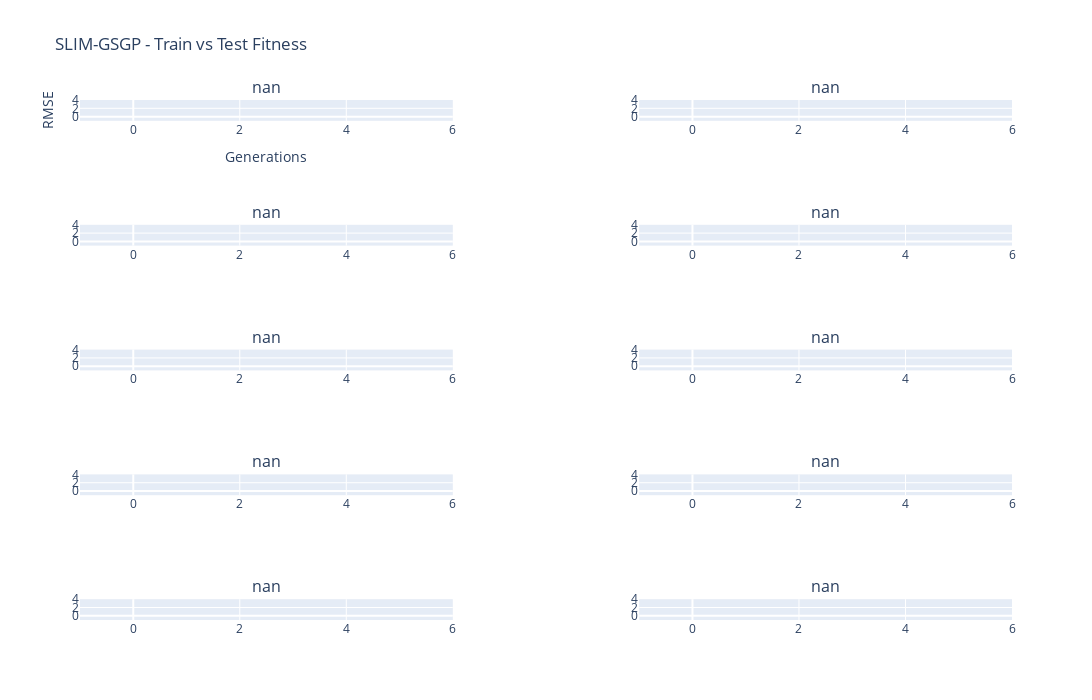

Notebook code for this chart:
### Markdown cell above
## Brief Bloat and Overfitting Discussion 

- 

-

### Code cell
fit_or_size_per_comb(k_outer,MODEL_NAME)

### Figure 1 — Plotly figure (JSON) as saved in the notebook; plotly's stock layout.template omitted (floating-point values rounded to 4 significant figures)
{"data": [{"line": {"color": "blue"}, "mode": "lines", "name": "Train", "showlegend": true, "type": "scatter", "x": [], "xaxis": "x", "y": [], "yaxis": "y"}, {"line": {"width": 0}, "mode": "lines", "name": "+1 std Train", "showlegend": false, "type": "scatter", "x": [], "xaxis": "x", "y": [], "yaxis": "y"}, {"fill": "tonexty", "fillcolor": "rgba(0,0,255,0.1)", "line": {"width": 0}, "mode": "lines", "name": "-1 std Train", "showlegend": false, "type": "scatter", "x": [], "xaxis": "x", "y": [], "yaxis": "y"}, {"line": {"color": "orange"}, "mode": "lines", "name": "Validation", "showlegend": true, "type": "scatter", "x": [], "xaxis": "x", "y": [], "yaxis": "y"}, {"line": {"width": 0}, "mode": "lines", "name": "+1 std Val", "showlegend": false, "type": "scatter", "x": [], "xaxis": "x", "y": [], "yaxis": "y"}, {"fill": "tonexty", "fillcolor": "rgba(255,165,0,0.1)", "line": {"width": 0}, "mode": "lines", "name": "-1 std Val", "showlegend": false, "type": "scatter", "x": [], "xaxis": "x", "y": [], "yaxis": "y"}, {"line": {"color": "blue"}, "mode": "lines", "name": "Train", "showlegend": false, "type": "scatter", "x": [], "xaxis": "x2", "y": [], "yaxis": "y2"}, {"line": {"width": 0}, "mode": "lines", "name": "+1 std Train", "showlegend": false, "type": "scatter", "x": [], "xaxis": "x2", "y": [], "yaxis": "y2"}, {"fill": "tonexty", "fillcolor": "rgba(0,0,255,0.1)", "line": {"width": 0}, "mode": "lines", "name": "-1 std Train", "showlegend": false, "type": "scatter", "x": [], "xaxis": "x2", "y": [], "yaxis": "y2"}, {"line": {"color": "orange"}, "mode": "lines", "name": "Validation", "showlegend": false, "type": "scatter", "x": [], "xaxis": "x2", "y": [], "yaxis": "y2"}, {"line": {"width": 0}, "mode": "lines", "name": "+1 std Val", "showlegend": false, "type": "scatter", "x": [], "xaxis": "x2", "y": [], "yaxis": "y2"}, {"fill": "tonexty", "fillcolor": "rgba(255,165,0,0.1)", "line": {"width": 0}, "mode": "lines", "name": "-1 std Val", "showlegend": false, "type": "scatter", "x": [], "xaxis": "x2", "y": [], "yaxis": "y2"}, {"line": {"color": "blue"}, "mode": "lines", "name": "Train", "showlegend": false, "type": "scatter", "x": [], "xaxis": "x3", "y": [], "yaxis": "y3"}, {"line": {"width": 0}, "mode": "lines", "name": "+1 std Train", "showlegend": false, "type": "scatter", "x": [], "xaxis": "x3", "y": [], "yaxis": "y3"}, {"fill": "tonexty", "fillcolor": "rgba(0,0,255,0.1)", "line": {"width": 0}, "mode": "lines", "name": "-1 std Train", "showlegend": false, "type": "scatter", "x": [], "xaxis": "x3", "y": [], "yaxis": "y3"}, {"line": {"color": "orange"}, "mode": "lines", "name": "Validation", "showlegend": false, "type": "scatter", "x": [], "xaxis": "x3", "y": [], "yaxis": "y3"}, {"line": {"width": 0}, "mode": "lines", "name": "+1 std Val", "showlegend": false, "type": "scatter", "x": [], "xaxis": "x3", "y": [], "yaxis": "y3"}, {"fill": "tonexty", "fillcolor": "rgba(255,165,0,0.1)", "line": {"width": 0}, "mode": "lines", "name": "-1 std Val", "showlegend": false, "type": "scatter", "x": [], "xaxis": "x3", "y": [], "yaxis": "y3"}, {"line": {"color": "blue"}, "mode": "lines", "name": "Train", "showlegend": false, "type": "scatter", "x": [], "xaxis": "x4", "y": [], "yaxis": "y4"}, {"line": {"width": 0}, "mode": "lines", "name": "+1 std Train", "showlegend": false, "type": "scatter", "x": [], "xaxis": "x4", "y": [], "yaxis": "y4"}, {"fill": "tonexty", "fillcolor": "rgba(0,0,255,0.1)", "line": {"width": 0}, "mode": "lines", "name": "-1 std Train", "showlegend": false, "type": "scatter", "x": [], "xaxis": "x4", "y": [], "yaxis": "y4"}, {"line": {"color": "orange"}, "mode": "lines", "name": "Validation", "showlegend": false, "type": "scatter", "x": [], "xaxis": "x4", "y": [], "yaxis": "y4"}, {"line": {"width": 0}, "mode": "lines", "name": "+1 std Val", "showlegend": false, "type": "scatter", "x": [], "xaxis": "x4", "y": [], "yaxis": "y4"}, {"fill": "tonexty", "fillcolor": "rgba(255,165,0,0.1)", "line": {"width": 0}, "mode": "lines", "name": "-1 std Val", "showlegend": false, "type": "scatter", "x": [], "xaxis": "x4", "y": [], "yaxis": "y4"}, {"line": {"color": "blue"}, "mode": "lines", "name": "Train", "showlegend": false, "type": "scatter", "x": [], "xaxis": "x5", "y": [], "yaxis": "y5"}, {"line": {"width": 0}, "mode": "lines", "name": "+1 std Train", "showlegend": false, "type": "scatter", "x": [], "xaxis": "x5", "y": [], "yaxis": "y5"}, {"fill": "tonexty", "fillcolor": "rgba(0,0,255,0.1)", "line": {"width": 0}, "mode": "lines", "name": "-1 std Train", "showlegend": false, "type": "scatter", "x": [], "xaxis": "x5", "y": [], "yaxis": "y5"}, {"line": {"color": "orange"}, "mode": "lines", "name": "Validation", "showlegend": false, "type": "scatter", "x": [], "xaxis": "x5", "y": [], "yaxis": "y5"}, {"line": {"width": 0}, "mode": "lines", "name": "+1 std Val", "showlegend": false, "type": "scatter", "x": [], "xaxis": "x5", "y": [], "yaxis": "y5"}, {"fill": "tonexty", "fillcolor": "rgba(255,165,0,0.1)", "line": {"width": 0}, "mode": "lines", "name": "-1 std Val", "showlegend": false, "type": "scatter", "x": [], "xaxis": "x5", "y": [], "yaxis": "y5"}, {"line": {"color": "blue"}, "mode": "lines", "name": "Train", "showlegend": false, "type": "scatter", "x": [], "xaxis": "x6", "y": [], "yaxis": "y6"}, {"line": {"width": 0}, "mode": "lines", "name": "+1 std Train", "showlegend": false, "type": "scatter", "x": [], "xaxis": "x6", "y": [], "yaxis": "y6"}, {"fill": "tonexty", "fillcolor": "rgba(0,0,255,0.1)", "line": {"width": 0}, "mode": "lines", "name": "-1 std Train", "showlegend": false, "type": "scatter", "x": [], "xaxis": "x6", "y": [], "yaxis": "y6"}, {"line": {"color": "orange"}, "mode": "lines", "name": "Validation", "showlegend": false, "type": "scatter", "x": [], "xaxis": "x6", "y": [], "yaxis": "y6"}, {"line": {"width": 0}, "mode": "lines", "name": "+1 std Val", "showlegend": false, "type": "scatter", "x": [], "xaxis": "x6", "y": [], "yaxis": "y6"}, {"fill": "tonexty", "fillcolor": "rgba(255,165,0,0.1)", "line": {"width": 0}, "mode": "lines", "name": "-1 std Val", "showlegend": false, "type": "scatter", "x": [], "xaxis": "x6", "y": [], "yaxis": "y6"}, {"line": {"color": "blue"}, "mode": "lines", "name": "Train", "showlegend": false, "type": "scatter", "x": [], "xaxis": "x7", "y": [], "yaxis": "y7"}, {"line": {"width": 0}, "mode": "lines", "name": "+1 std Train", "showlegend": false, "type": "scatter", "x": [], "xaxis": "x7", "y": [], "yaxis": "y7"}, {"fill": "tonexty", "fillcolor": "rgba(0,0,255,0.1)", "line": {"width": 0}, "mode": "lines", "name": "-1 std Train", "showlegend": false, "type": "scatter", "x": [], "xaxis": "x7", "y": [], "yaxis": "y7"}, {"line": {"color": "orange"}, "mode": "lines", "name": "Validation", "showlegend": false, "type": "scatter", "x": [], "xaxis": "x7", "y": [], "yaxis": "y7"}, {"line": {"width": 0}, "mode": "lines", "name": "+1 std Val", "showlegend": false, "type": "scatter", "x": [], "xaxis": "x7", "y": [], "yaxis": "y7"}, {"fill": "tonexty", "fillcolor": "rgba(255,165,0,0.1)", "line": {"width": 0}, "mode": "lines", "name": "-1 std Val", "showlegend": false, "type": "scatter", "x": [], "xaxis": "x7", "y": [], "yaxis": "y7"}, {"line": {"color": "blue"}, "mode": "lines", "name": "Train", "showlegend": false, "type": "scatter", "x": [], "xaxis": "x8", "y": [], "yaxis": "y8"}, {"line": {"width": 0}, "mode": "lines", "name": "+1 std Train", "showlegend": false, "type": "scatter", "x": [], "xaxis": "x8", "y": [], "yaxis": "y8"}, {"fill": "tonexty", "fillcolor": "rgba(0,0,255,0.1)", "line": {"width": 0}, "mode": "lines", "name": "-1 std Train", "showlegend": false, "type": "scatter", "x": [], "xaxis": "x8", "y": [], "yaxis": "y8"}, {"line": {"color": "orange"}, "mode": "lines", "name": "Validation", "showlegend": false, "type": "scatter", "x": [], "xaxis": "x8", "y": [], "yaxis": "y8"}, {"line": {"width": 0}, "mode": "lines", "name": "+1 std Val", "showlegend": false, "type": "scatter", "x": [], "xaxis": "x8", "y": [], "yaxis": "y8"}, {"fill": "tonexty", "fillcolor": "rgba(255,165,0,0.1)", "line": {"width": 0}, "mode": "lines", "name": "-1 std Val", "showlegend": false, "type": "scatter", "x": [], "xaxis": "x8", "y": [], "yaxis": "y8"}, {"line": {"color": "blue"}, "mode": "lines", "name": "Train", "showlegend": false, "type": "scatter", "x": [], "xaxis": "x9", "y": [], "yaxis": "y9"}, {"line": {"width": 0}, "mode": "lines", "name": "+1 std Train", "showlegend": false, "type": "scatter", "x": [], "xaxis": "x9", "y": [], "yaxis": "y9"}, {"fill": "tonexty", "fillcolor": "rgba(0,0,255,0.1)", "line": {"width": 0}, "mode": "lines", "name": "-1 std Train", "showlegend": false, "type": "scatter", "x": [], "xaxis": "x9", "y": [], "yaxis": "y9"}, {"line": {"color": "orange"}, "mode": "lines", "name": "Validation", "showlegend": false, "type": "scatter", "x": [], "xaxis": "x9", "y": [], "yaxis": "y9"}, {"line": {"width": 0}, "mode": "lines", "name": "+1 std Val", "showlegend": false, "type": "scatter", "x": [], "xaxis": "x9", "y": [], "yaxis": "y9"}, {"fill": "tonexty", "fillcolor": "rgba(255,165,0,0.1)", "line": {"width": 0}, "mode": "lines", "name": "-1 std Val", "showlegend": false, "type": "scatter", "x": [], "xaxis": "x9", "y": [], "yaxis": "y9"}, {"line": {"color": "blue"}, "mode": "lines", "name": "Train", "showlegend": false, "type": "scatter", "x": [], "xaxis": "x10", "y": [], "yaxis": "y10"}, {"line": {"width": 0}, "mode": "lines", "name": "+1 std Train", "showlegend": false, "type": "scatter", "x": [], "xaxis": "x10", "y": [], "yaxis": "y10"}, {"fill": "tonexty", "fillcolor": "rgba(0,0,255,0.1)", "line": {"width": 0}, "mode": "lines", "name": "-1 std Train", "showlegend": false, "type": "scatter", "x": [], "xaxis": "x10", "y": [], "yaxis": "y10"}, {"line": {"color": "orange"}, "mode": "lines", "name": "Validation", "showlegend": false, "type": "scatter", "x": [], "xaxis": "x10", "y": [], "yaxis": "y10"}, {"line": {"width": 0}, "mode": "lines", "name": "+1 std Val", "showlegend": false, "type": "scatter", "x": [], "xaxis": "x10", "y": [], "yaxis": "y10"}, {"fill": "tonexty", "fillcolor": "rgba(255,165,0,0.1)", "line": {"width": 0}, "mode": "lines", "name": "-1 std Val", "showlegend": false, "type": "scatter", "x": [], "xaxis": "x10", "y": [], "yaxis": "y10"}], "layout": {"annotations": [{"font": {"size": 16}, "showarrow": false, "text": "nan", "x": 0.2, "xanchor": "center", "xref": "paper", "y": 1, "yanchor": "bottom", "yref": "paper"}, {"font": {"size": 16}, "showarrow": false, "text": "nan", "x": 0.8, "xanchor": "center", "xref": "paper", "y": 1, "yanchor": "bottom", "yref": "paper"}, {"font": {"size": 16}, "showarrow": false, "text": "nan", "x": 0.2, "xanchor": "center", "xref": "paper", "y": 0.76, "yanchor": "bottom", "yref": "paper"}, {"font": {"size": 16}, "showarrow": false, "text": "nan", "x": 0.8, "xanchor": "center", "xref": "paper", "y": 0.76, "yanchor": "bottom", "yref": "paper"}, {"font": {"size": 16}, "showarrow": false, "text": "nan", "x": 0.2, "xanchor": "center", "xref": "paper", "y": 0.52, "yanchor": "bottom", "yref": "paper"}, {"font": {"size": 16}, "showarrow": false, "text": "nan", "x": 0.8, "xanchor": "center", "xref": "paper", "y": 0.52, "yanchor": "bottom", "yref": "paper"}, {"font": {"size": 16}, "showarrow": false, "text": "nan", "x": 0.2, "xanchor": "center", "xref": "paper", "y": 0.28, "yanchor": "bottom", "yref": "paper"}, {"font": {"size": 16}, "showarrow": false, "text": "nan", "x": 0.8, "xanchor": "center", "xref": "paper", "y": 0.28, "yanchor": "bottom", "yref": "paper"}, {"font": {"size": 16}, "showarrow": false, "text": "nan", "x": 0.2, "xanchor": "center", "xref": "paper", "y": 0.04, "yanchor": "bottom", "yref": "paper"}, {"font": {"size": 16}, "showarrow": false, "text": "nan", "x": 0.8, "xanchor": "center", "xref": "paper", "y": 0.04, "yanchor": "bottom", "yref": "paper"}], "height": 700, "legend": {"orientation": "h", "x": 0.5, "xanchor": "center", "y": -0.15, "yanchor": "bottom"}, "title": {"text": "SLIM-GSGP - Train vs Test Fitness"}, "width": 1100, "xaxis": {"anchor": "y", "domain": [0, 0.4], "title": {"text": "Generations"}}, "xaxis10": {"anchor": "y10", "domain": [0.6, 1]}, "xaxis2": {"anchor": "y2", "domain": [0.6, 1]}, "xaxis3": {"anchor": "y3", "domain": [0, 0.4]}, "xaxis4": {"anchor": "y4", "domain": [0.6, 1]}, "xaxis5": {"anchor": "y5", "domain": [0, 0.4]}, "xaxis6": {"anchor": "y6", "domain": [0.6, 1]}, "xaxis7": {"anchor": "y7", "domain": [0, 0.4]}, "xaxis8": {"anchor": "y8", "domain": [0.6, 1]}, "xaxis9": {"anchor": "y9", "domain": [0, 0.4]}, "yaxis": {"anchor": "x", "domain": [0.96, 1], "range": [0, null], "title": {"text": "RMSE"}}, "yaxis10": {"anchor": "x10", "domain": [0, 0.04], "range": [0, null]}, "yaxis2": {"anchor": "x2", "domain": [0.96, 1], "range": [0, null]}, "yaxis3": {"anchor": "x3", "domain": [0.72, 0.76], "range": [0, null]}, "yaxis4": {"anchor": "x4", "domain": [0.72, 0.76], "range": [0, null]}, "yaxis5": {"anchor": "x5", "domain": [0.48, 0.52], "range": [0, null]}, "yaxis6": {"anchor": "x6", "domain": [0.48, 0.52], "range": [0, null]}, "yaxis7": {"anchor": "x7", "domain": [0.24, 0.28], "range": [0, null]}, "yaxis8": {"anchor": "x8", "domain": [0.24, 0.28], "range": [0, null]}, "yaxis9": {"anchor": "x9", "domain": [0, 0.04], "range": [0, null]}}}
